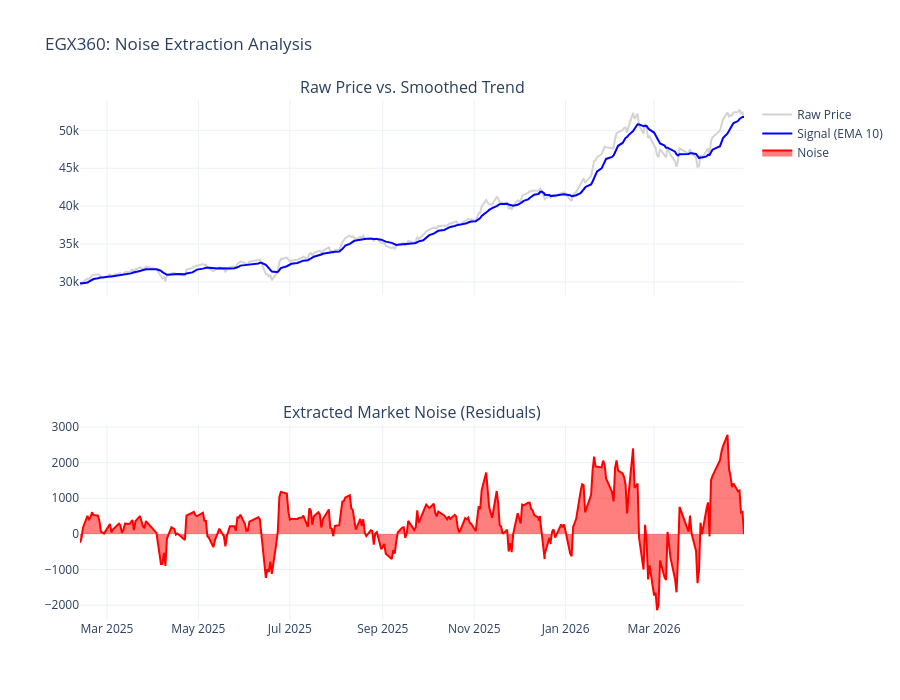

Write notebook code for a chart like this one.
### Code cell
# ------------------------------------------------------------
# Chart 1: Visualizing Raw Noise (Residuals)
# ------------------------------------------------------------
df['noise'] = df['close'] - df['EMA_10']

fig_noise = make_subplots(rows=2, cols=1, shared_xaxes=True, 
                          subplot_titles=('Raw Price vs. Smoothed Trend', 'Extracted Market Noise (Residuals)'))

# Subplot 1: Price vs EMA
fig_noise.add_trace(go.Scatter(x=df.index[-300:], y=df['close'][-300:], name='Raw Price', line=dict(color='lightgray')), row=1, col=1)
fig_noise.add_trace(go.Scatter(x=df.index[-300:], y=df['EMA_10'][-300:], name='Signal (EMA 10)', line=dict(color='blue')), row=1, col=1)

# Subplot 2: The Noise itself
fig_noise.add_trace(go.Scatter(x=df.index[-300:], y=df['noise'][-300:], name='Noise', fill='tozeroy', line=dict(color='red')), row=2, col=1)

fig_noise.update_layout(height=700, title_text="EGX360: Noise Extraction Analysis", template='plotly_white')
fig_noise.show()

### Figure 1 — Plotly figure (JSON) as saved in the notebook; plotly's stock layout.template omitted (floating-point values rounded to 4 significant figures; data arrays with more than 128 entries replaced by an {"elided": "..."} marker saying what was removed)
{"data": [{"line": {"color": "lightgray"}, "name": "Raw Price", "type": "scatter", "x": {"elided": "300 str values"}, "xaxis": "x", "y": {"elided": "300 float values"}, "yaxis": "y"}, {"line": {"color": "blue"}, "name": "Signal (EMA 10)", "type": "scatter", "x": {"elided": "300 str values"}, "xaxis": "x", "y": {"elided": "300 float values"}, "yaxis": "y"}, {"fill": "tozeroy", "line": {"color": "red"}, "name": "Noise", "type": "scatter", "x": {"elided": "300 str values"}, "xaxis": "x2", "y": {"elided": "300 float values"}, "yaxis": "y2"}], "layout": {"annotations": [{"font": {"size": 16}, "showarrow": false, "text": "Raw Price vs. Smoothed Trend", "x": 0.5, "xanchor": "center", "xref": "paper", "y": 1, "yanchor": "bottom", "yref": "paper"}, {"font": {"size": 16}, "showarrow": false, "text": "Extracted Market Noise (Residuals)", "x": 0.5, "xanchor": "center", "xref": "paper", "y": 0.375, "yanchor": "bottom", "yref": "paper"}], "height": 700, "title": {"text": "EGX360: Noise Extraction Analysis"}, "xaxis": {"anchor": "y", "domain": [0, 1], "matches": "x2", "showticklabels": false}, "xaxis2": {"anchor": "y2", "domain": [0, 1]}, "yaxis": {"anchor": "x", "domain": [0.625, 1]}, "yaxis2": {"anchor": "x2", "domain": [0, 0.375]}}}
